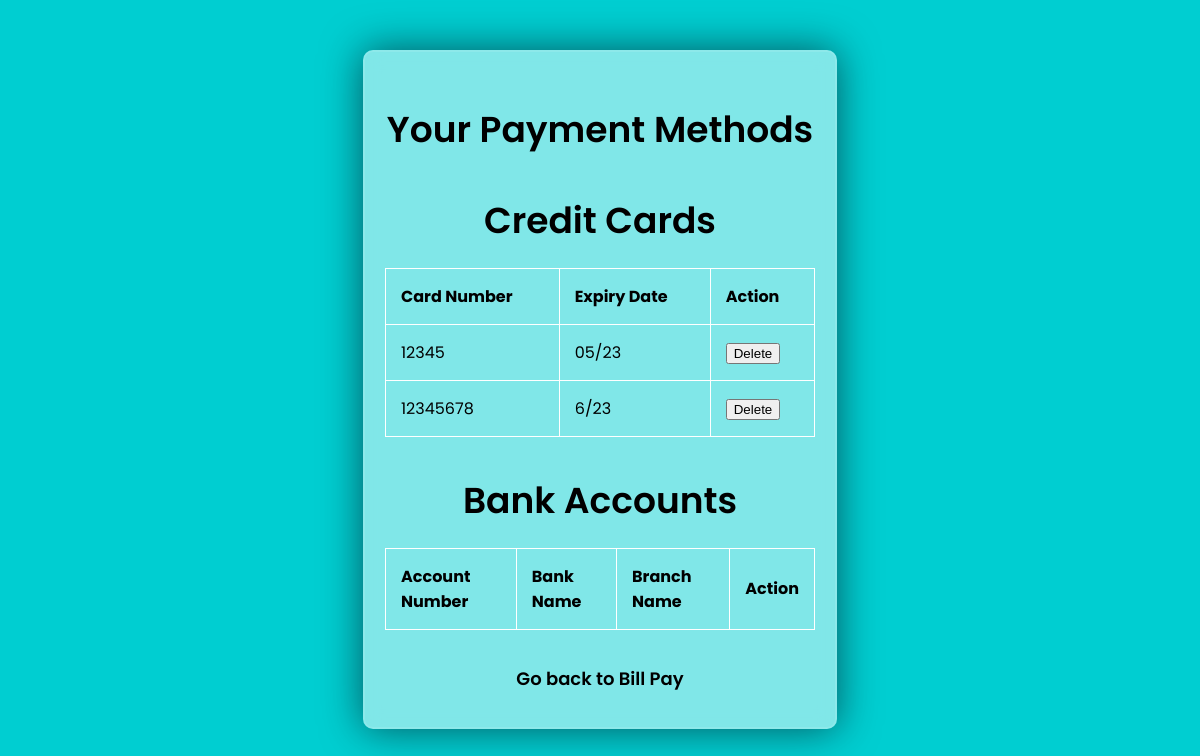
The page /payment_methods/ (signed in) on the database as committed earlier.
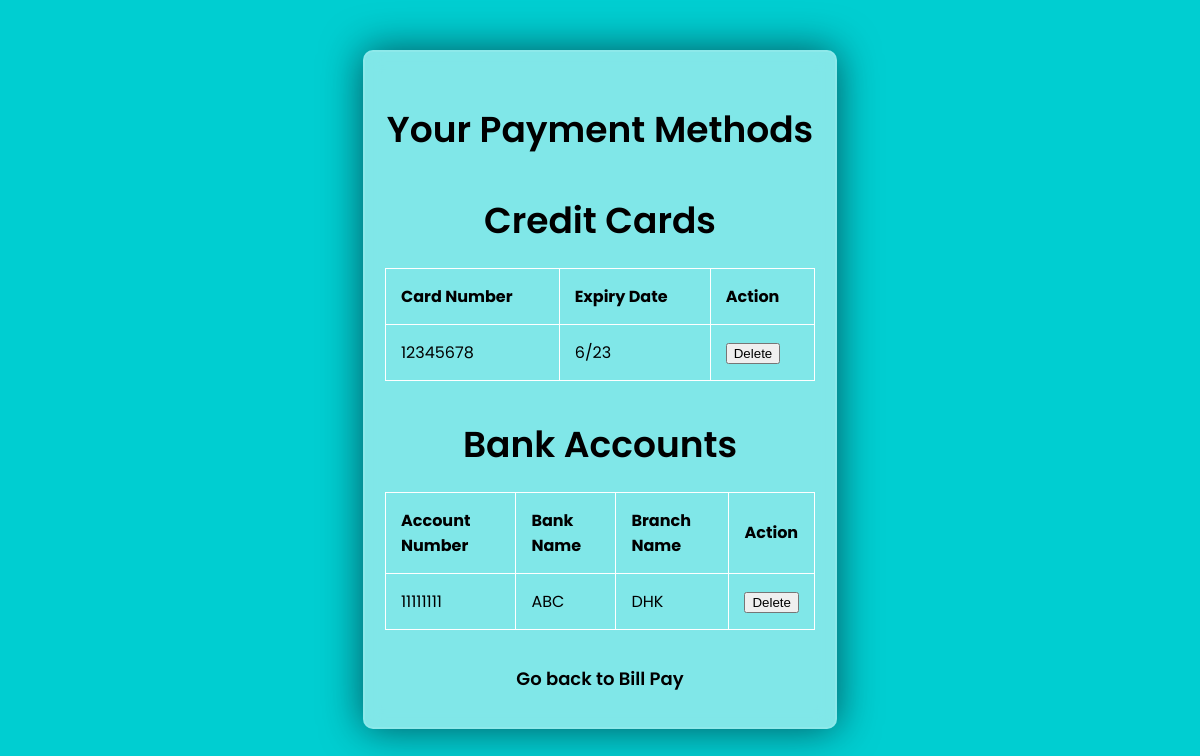
The same page on the database as committed later.
### mod1/models.py (models this page shows, shortened)
class CreditCard(models.Model):
    user = models.ForeignKey(CustomUser, on_delete=models.CASCADE)
    card_number = models.CharField(max_length=16, unique=True)
    cvc = models.CharField(max_length=4)
    exp_date = models.CharField(max_length=5)  # Store as MM/YY

class BankAccount(models.Model):
    user = models.ForeignKey(CustomUser, on_delete=models.CASCADE)
    account_number = models.CharField(max_length=16, unique=True)
    bank_name = models.CharField(max_length=255)
    branch_name = models.CharField(max_length=255)

### mod1/views.py (the view)
# urls.py: path('payment_methods/', views.payment_methods, name='payment_methods'),
def payment_methods(request):
    user_credit_cards = CreditCard.objects.filter(user=request.user)
    user_bank_accounts = BankAccount.objects.filter(user=request.user)
    return render(request, 'payment_methods.html', {'credit_cards': user_credit_cards, 'bank_accounts': user_bank_accounts})

### templates/payment_methods.html (shortened to what this page needs)
<!DOCTYPE html>
<html lang="en">
<head>
    <link rel="stylesheet" href="https://cdnjs.cloudflare.com/ajax/libs/font-awesome/5.15.4/css/all.min.css">
</head>
<body>
    <div class="container">
        <h2>Your Payment Methods</h2>
        <h3>Credit Cards</h3>
        <table>
            <thead>
                <tr>
                    <th>Card Number</th>
                    <th>Expiry Date</th>
                    <th>Action</th>
                </tr>
            </thead>
            <tbody>
                {% for credit_card in credit_cards %}
                    <tr id="credit-card-{{ credit_card.id }}">
                        <td>{{ credit_card.card_number }}</td>
                        <td>{{ credit_card.exp_date }}</td>
                        <td>
                            <button class="delete-button" data-type="credit_card" data-id="{{ credit_card.id }}">Delete</button>
                        </td>
                    </tr>
                {% endfor %}
            </tbody>
        </table>
        <h3>Bank Accounts</h3>
        <table>
            <thead>
                <tr>
                    <th>Account Number</th>
                    <th>Bank Name</th>
                    <th>Branch Name</th>
                    <th>Action</th>
                </tr>
            </thead>
            <tbody>
                {% for bank_account in bank_accounts %}
                    <tr id="bank-account-{{ bank_account.id }}">
                        <td>{{ bank_account.account_number }}</td>
                        <td>{{ bank_account.bank_name }}</td>
                        <td>{{ bank_account.branch_name }}</td>
                        <td>
                            <button class="delete-button" data-type="bank_account" data-id="{{ bank_account.id }}">Delete</button>
                        </td>
                    </tr>
                {% endfor %}
            </tbody>
        </table>
        <a href="{% url 'bill_pay' %}" class="button-link">Go back to Bill Pay</a>
    </div>
</body>

Rows that differ between the two databases and show on the page:
removed CreditCard: card_number "12345", exp_date "05/23"
added BankAccount: account_number "11111111", bank_name "ABC", branch_name "DHK"
